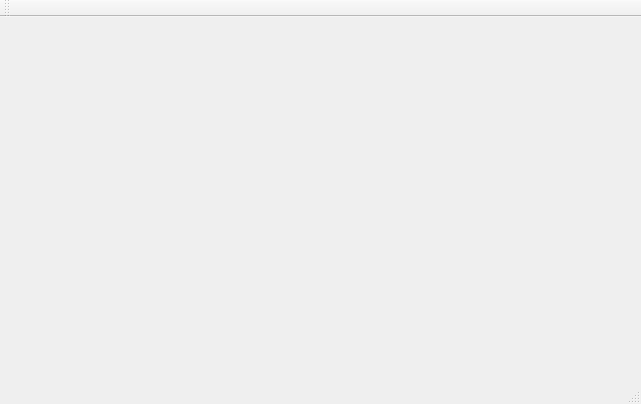
<?xml version="1.0" encoding="UTF-8"?>
<ui version="4.0">
 <class>MainWindow</class>
 <widget class="QMainWindow" name="MainWindow">
  <property name="geometry">
   <rect>
    <x>0</x>
    <y>0</y>
    <width>641</width>
    <height>404</height>
   </rect>
  </property>
  <property name="windowTitle">
   <string>MainWindow</string>
  </property>
  <widget class="QWidget" name="centralWidget"/>
  <widget class="QMenuBar" name="menuBar">
   <property name="geometry">
    <rect>
     <x>0</x>
     <y>0</y>
     <width>641</width>
     <height>23</height>
    </rect>
   </property>
  </widget>
  <widget class="QToolBar" name="mainToolBar">
   <attribute name="toolBarArea">
    <enum>TopToolBarArea</enum>
   </attribute>
   <attribute name="toolBarBreak">
    <bool>false</bool>
   </attribute>
  </widget>
  <widget class="QStatusBar" name="statusBar"/>
 </widget>
 <layoutdefault spacing="6" margin="11"/>
 <resources/>
 <connections/>
</ui>
